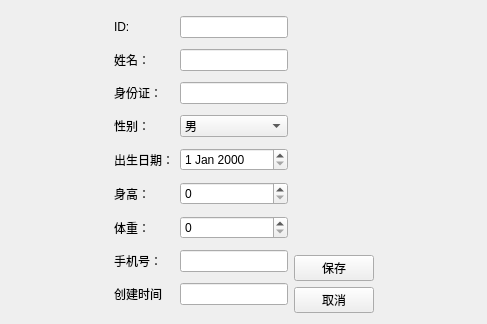
<?xml version="1.0" encoding="UTF-8"?>
<ui version="4.0">
 <class>PatientEditView</class>
 <widget class="QWidget" name="PatientEditView">
  <property name="geometry">
   <rect>
    <x>0</x>
    <y>0</y>
    <width>487</width>
    <height>324</height>
   </rect>
  </property>
  <property name="windowTitle">
   <string>编辑患者信息</string>
  </property>
  <layout class="QGridLayout" name="gridLayout_4">
   <item row="0" column="0">
    <spacer name="horizontalSpacer">
     <property name="orientation">
      <enum>Qt::Orientation::Horizontal</enum>
     </property>
     <property name="sizeHint" stdset="0">
      <size>
       <width>83</width>
       <height>20</height>
      </size>
     </property>
    </spacer>
   </item>
   <item row="0" column="1">
    <layout class="QGridLayout" name="gridLayout">
     <item row="6" column="0">
      <widget class="QLabel" name="label_8">
       <property name="text">
        <string>体重：</string>
       </property>
      </widget>
     </item>
     <item row="6" column="1">
      <widget class="QSpinBox" name="dbWeight"/>
     </item>
     <item row="1" column="1">
      <widget class="QLineEdit" name="dbEditName"/>
     </item>
     <item row="0" column="1">
      <widget class="QLineEdit" name="dbEditID"/>
     </item>
     <item row="5" column="0">
      <widget class="QLabel" name="label_7">
       <property name="text">
        <string>身高：</string>
       </property>
      </widget>
     </item>
     <item row="0" column="0">
      <widget class="QLabel" name="label">
       <property name="text">
        <string>ID:</string>
       </property>
      </widget>
     </item>
     <item row="7" column="1">
      <widget class="QLineEdit" name="dbEditMobile"/>
     </item>
     <item row="1" column="0">
      <widget class="QLabel" name="label_2">
       <property name="text">
        <string>姓名：</string>
       </property>
      </widget>
     </item>
     <item row="7" column="0">
      <widget class="QLabel" name="label_4">
       <property name="text">
        <string>手机号：</string>
       </property>
      </widget>
     </item>
     <item row="3" column="0">
      <widget class="QLabel" name="label_5">
       <property name="text">
        <string>性别：</string>
       </property>
      </widget>
     </item>
     <item row="4" column="1">
      <widget class="QDateEdit" name="dbDateEdit"/>
     </item>
     <item row="2" column="1">
      <widget class="QLineEdit" name="dbEditIDCard"/>
     </item>
     <item row="4" column="0">
      <widget class="QLabel" name="label_6">
       <property name="text">
        <string>出生日期：</string>
       </property>
      </widget>
     </item>
     <item row="2" column="0">
      <widget class="QLabel" name="label_3">
       <property name="text">
        <string>身份证：</string>
       </property>
      </widget>
     </item>
     <item row="5" column="1">
      <widget class="QSpinBox" name="dbSpinHeight"/>
     </item>
     <item row="3" column="1">
      <widget class="QComboBox" name="dbComboSex">
       <item>
        <property name="text">
         <string>男</string>
        </property>
       </item>
       <item>
        <property name="text">
         <string>女</string>
        </property>
       </item>
      </widget>
     </item>
     <item row="8" column="0">
      <widget class="QLabel" name="label_9">
       <property name="text">
        <string>创建时间</string>
       </property>
      </widget>
     </item>
     <item row="8" column="1">
      <widget class="QLineEdit" name="dbCreatedTimestamp"/>
     </item>
    </layout>
   </item>
   <item row="0" column="2">
    <layout class="QGridLayout" name="gridLayout_3">
     <item row="0" column="0">
      <spacer name="verticalSpacer">
       <property name="orientation">
        <enum>Qt::Orientation::Vertical</enum>
       </property>
       <property name="sizeHint" stdset="0">
        <size>
         <width>20</width>
         <height>178</height>
        </size>
       </property>
      </spacer>
     </item>
     <item row="1" column="0">
      <layout class="QGridLayout" name="gridLayout_2">
       <item row="0" column="0">
        <widget class="QPushButton" name="pushButton">
         <property name="text">
          <string>保存</string>
         </property>
        </widget>
       </item>
       <item row="1" column="0">
        <widget class="QPushButton" name="pushButton_2">
         <property name="text">
          <string>取消</string>
         </property>
        </widget>
       </item>
      </layout>
     </item>
    </layout>
   </item>
   <item row="0" column="3">
    <spacer name="horizontalSpacer_2">
     <property name="orientation">
      <enum>Qt::Orientation::Horizontal</enum>
     </property>
     <property name="sizeHint" stdset="0">
      <size>
       <width>82</width>
       <height>20</height>
      </size>
     </property>
    </spacer>
   </item>
  </layout>
 </widget>
 <resources/>
 <connections/>
</ui>
